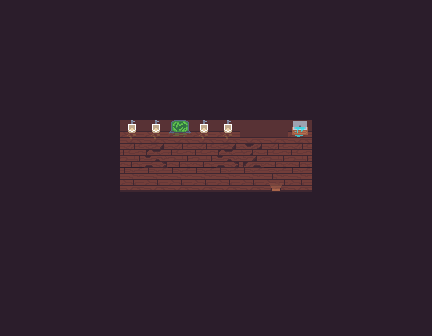

This game map was drawn from its Tiled (.tmx) file and the tilesets committed beside it. A one-line description and the full map source follow:
An orthogonal 18x14 tile map with 24x24 px tiles, 1 tile layer (Tile Layer 1).

<map version="1.0" tiledversion="1.1.4" orientation="orthogonal" renderorder="right-down" width="18" height="14" tilewidth="24" tileheight="24" infinite="0" nextobjectid="1">
 <tileset firstgid="1" source="Interior.tsx" />
 <layer name="Tile Layer 1" width="18" height="14">
  <data encoding="csv">
28,28,28,28,28,28,28,28,28,28,28,28,28,28,28,28,28,28,
28,28,28,28,28,28,28,28,28,28,28,28,28,28,28,28,28,28,
28,28,28,28,28,28,28,28,28,28,28,28,28,28,28,28,28,28,
28,28,28,28,28,28,28,28,28,28,28,28,28,28,28,28,28,28,
28,28,28,28,28,28,28,28,28,28,28,28,28,28,28,28,28,28,
28,28,28,28,28,15,15,27,15,15,1,1,14,28,28,28,28,28,
28,28,28,28,28,22,3,22,22,3,4,22,22,28,28,28,28,28,
28,28,28,28,28,25,25,25,25,25,25,26,25,28,28,28,28,28,
28,28,28,28,28,28,28,28,28,28,28,28,28,28,28,28,28,28,
28,28,28,28,28,28,28,28,28,28,28,28,28,28,28,28,28,28,
28,28,28,28,28,28,28,28,28,28,28,28,28,28,28,28,28,28,
28,28,28,28,28,28,28,28,28,28,28,28,28,28,28,28,28,28,
28,28,28,28,28,28,28,28,28,28,28,28,28,28,28,28,28,28,
28,28,28,28,28,28,28,28,28,28,28,28,28,28,28,28,28,28
</data>
 </layer>
</map>
